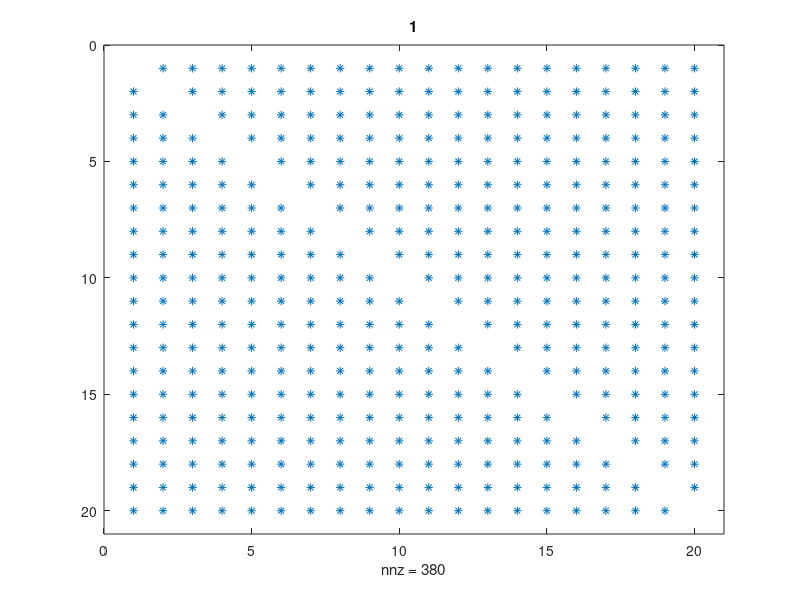

The MATLAB script that drew this image: (Note: this script raises an error after producing the figure.)

clc
clear all
close all

%number of groups
%ngroups=10;
%ngroups=5;
ngroups=1;


%number of agents
%nagents=100;
nagents=20;

%do end agents overlap? if 0 then local disconnected network; if 1 then
%local connected network
%endagentsoverlap=0;
endagentsoverlap=1;


%Number of crossovers; if greater than 0 then 'small world'
%ncrossovers=3;
ncrossovers=0;

%number of simulations
numsims=5;

%Initializing Vectors of Values that need to be stored for results
%Each vector has the same length as the number of iterations
Vrounds=zeros(numsims,1);
Vtotaltrades=zeros(numsims,1);
Vtotalsearches=zeros(numsims,1);
Vmeanprice=zeros(numsims,1);
Vstdprice=zeros(numsims,1);
Vpath=zeros(numsims,1);
Vmeandegree=zeros(numsims,1);
Vstddegree=zeros(numsims,1);

rpriceacrosssims=[];
storedgood1=[];
storedgood2=[];
%this is the outermost loop
%please note that the only reason Network creation is inside this loop
%rather than outside is because crossovers are randomly placed.  In all the
%models without a crossover, it would be faster to create the network
%outside this loop as the network structure would stay the same for each
%iteration
good1=randi([1,10],nagents,1);
good2=randi([1,10],nagents,1);

alpha_matrix = rand(nagents, 1);
alpha_matrix(:, 2) = 1-alpha_matrix(:, 1);

for i = 1:nagents
    rprice(i, 1)=((alpha_matrix(i, 1))./(alpha_matrix(i, 2)))*((good2(i, 1))./(good1(i, 1)));
    Matsimprice(i, 1)= rprice(i, 1);
end


%rprice=(alpha./(1-alpha)).*(good2./good1);

rpriceacrosssims=[rpriceacrosssims, rprice];

for sim=1:numsims
    
       
    
    
    %Initializing Network Adjacency Matrix
    Network=zeros(nagents,nagents);
    
    %G1 and G2 are the group numbers for each agent: recall that some
    %agents could be in two groups (those who are crossovers in a SWN and
    %endagents in a SWN and LCN)
    G1=zeros(nagents,1);
    G2=zeros(nagents,1);
    
    %associating each agent with a group(ignoring crossovers and endagents)
    ctr=0;
    for i=1:ngroups
        for j=1:nagents/ngroups
            ctr=ctr+1;
            G1(ctr)=i;
        end
    end
    
    %associating endagents with a second group
    if endagentsoverlap==1
        G2(1)=ngroups;
        for i=(nagents/ngroups)+1:(nagents/ngroups):(nagents-1)
            G2(i)=G1(i)-1;
        end
    end
    
    %creating a matrix where the row is the group number
    %agent numbers of each group are stored across the columns
    Groupmems=zeros(ngroups, (nagents/ngroups)+endagentsoverlap);
    %an assumption I have made here is that crossovers can trade with a
    %second group but only belong to one group
    
    %ctrs - one is needed for each group
    ctrs=zeros(ngroups,1);
    for i=1:nagents
        
        %storing the agent number of i in the row corresponding to the
        %group of i and updating the counter for that group
        ctrs(G1(i))=ctrs(G1(i))+1;
        Groupmems(G1(i),ctrs(G1(i)))=i;
        
        if G2(i)~=0
            %storing the agent number of i in the row corresponding to the
            %second group of i (if it exists) and updating the counter
            ctrs(G2(i))=ctrs(G2(i))+1;
            Groupmems(G2(i),ctrs(G2(i)))=i;
        end
    end
    
    
    %creating the network based on group affiliation
    for i=1:nagents-1
        for j=i+1:nagents
            
            if G1(i)== G1(j)
                Network(i,j)=1;
                Network(j,i)=1;
            end
            
            if endagentsoverlap==1 && (G2(j)==G1(i) || G2(i)==G1(j))
                Network(i,j)=1;
                Network(j,i)=1;
            end
            
        end
    end
    
    
    %if crossovers exist, the following loop updates the Network
    %accordingly.  countcrossovers counts how many crossovers have been
    %implemented
    countcrossovers=0;
    
    while countcrossovers<ncrossovers
        
        %first pick a random agent and a randon group to which the agent
        %will be connected
        i=randi(nagents);
        randgroup=randi(ngroups);
        
        %this agent is a valid crossover only if she does not belong to the
        %group with which she will act as a crossover and no agents can
        %be in more than two groups
        if G1(i)~=randgroup && G2(i) ==0
            
            G2(i)=randgroup;
            %if the group is valid, then she will establish a link with
            %every member in that group
            for j=1:(nagents/ngroups)+endagentsoverlap
                Network(i,Groupmems(randgroup,j))=1;
                Network(Groupmems(randgroup,j),i)=1;
            end
            
            %this has been a valid crossover - add to the count of
            %crossovers accomplished
            countcrossovers=countcrossovers+1;
        end
        
    end
    
    %drawing network structure if it is first iteration for static network
    %types, and for every iteration if netowrk has a random component
    %(crossovers) across different iterations
    if sim==1 || ncrossovers>0
        figure(1)
        spy(Network)
        title(num2str(sim))
        drawnow
        
        figure(2)
        G=graph(Network);
        plot(G)
    end
    
    ShortestPaths=findshortestpaths(Network);
    Vpath(sim)=mean(mean(ShortestPaths));
    Vmeandegree(sim)=mean(sum(Network));
    Vstddegree(sim)=std(sum(Network));
    
    %Assigning random integers between 10 and 1500 for Good 1 across all
    %agents and assigning random numbers between 10 and 1500 for Good 2
    %across all agents
    
    
    
    
    %initializing the count for number of  trades and number of searches to
    %0 before trading begins
    totaltrades=0;
    totalsearches=0;
    %
    %     ShortestPaths=findshortestpaths(Network);
    %     Vpath(sim)=mean(mean(ShortestPaths));
    %     Vmeandegree(sim)=mean(sum(Network));
    %     Vstddegree(sim)=std(sum(Network));
    
    

    %start trading rounds
    for rounds = 1:100
        
        %tradesinround computes number of trades in a particular round.  If
        %no trades occur in a round then the market has reached an
        %equilibrium
        tradesinround=0;
        if rounds>1
            
            good1=[good1, good1(:,rounds-1)];
            good2=[good2, good2(:,rounds-1)];
            
            
            for i=1:nagents
                %reservation price (always price of G1)
                rprice(i, rounds)=((alpha_matrix(i, 1))./(alpha_matrix(i, 2)))*((good2(i, rounds))./(good1(i, rounds)));
                
            end
        end
        %storing how prices change across rounds withing each simulation
        %         Matsimprice(i, rounds)=rprice(i, rounds);
        
        
        %the following loop is required because the authors say that a
        %random person from one group is selected, then a random person
        %from another group is selected and so on util a person from
        %each group has been selected.  Then a second person is randomly
        %selected from one group, and then another person, and so on.
        
        %the following loop randomizes across each row of Groupmems
        for indx=1:ngroups
            tempvec=Groupmems(indx,:);
            tempvec=tempvec(randperm((nagents/ngroups)+endagentsoverlap));
            Groupmems(indx,:)=tempvec;
        end
        
        
        for col=1:((nagents/ngroups)+endagentsoverlap)
            %go through each group randomly
            for row=randperm(ngroups)
                
                %'i' is the person who is beong considered
                i=Groupmems(row,col);
                
                %initialize the potential utility i could get from a trade
                %with each j as 0s
                potui=zeros(nagents,1);
                
                %Search across all agents
                for j=1:nagents
                    
                    %if the agent j is not in network, skip
                    if Network(i,j)==0
                        continue
                    end
                    
                    %if agent j is in network, number of searches has
                    %increased by1
                    totalsearches=totalsearches+1;
                    
                    %potequprice is the potential equilibrium price if
                    %agent i were to trade with agent j
                    poteqprice=(alpha_matrix(i,1)*good2(i, rounds)+alpha_matrix(j,1)*good2(j, rounds))/(alpha_matrix(i,2)*good1(i, rounds)+alpha_matrix(j,2)*good1(j, rounds));
                    
                    %if agent i's reservation price is less than agent j's
                    %reservation price, then agent i will buy g2 (ibuyg2=1)
                    %else agent sell g2 (ibuyg2=-1)
                    if rprice(i, rounds)<=rprice(j, rounds)
                        ibuysg2=1;
                    else
                        ibuysg2=-1;
                    end
                    %potential utility gained from trading 1 unit at that
                    %price
                    potui(j, rounds)=(good2(i, rounds)+poteqprice*ibuysg2)*(good1(i, rounds)-ibuysg2);
                    
                end
                
                %once all trading partners have been considered, choose the
                %trading partner from whom i would gain the most by trading
                %one unit.
                [~,chosenj]=max(potui(:, rounds));
                
                %if agent i's reservation price is less that agent chosenj's
                %reservation price, then agent i will buy g2 (ibuyg2=1)
                %else agent sell g2 (ibuyg2=-1)
                if rprice(i, rounds)<=rprice(chosenj, rounds)
                    ibuysg2=1;
                else
                    ibuysg2=-1;
                end
                
                %equilibrium price when agent i trades with agent chosenj
                eqprice=(alpha_matrix(i,1)*good2(i, rounds)+alpha_matrix(chosenj,1)*good2(chosenj, rounds))/(alpha_matrix(i,2)*good1(i, rounds)+alpha_matrix(chosenj,2)*good1(chosenj, rounds));
                
                %trade occurs is set to 0. Remember trade only occurs if
                %both agents have their utility increase.
                tradeoccurs=0;
                
                %trade continues to occur as long as both agents see their
                %utility go up, trading one unit at a time at the set price
                trytotrade=1;
                while trytotrade==1
                    
                    %utility for i from trading one unit
                    uinew=(((good2(i, rounds)+eqprice*ibuysg2))^alpha_matrix(i, 2))*(((good1(i, rounds)-ibuysg2))^alpha_matrix(i, 1));
                    
                    %utility for chosenj from trading one unit
                    ujnew=(((good2(chosenj, rounds)-eqprice*ibuysg2))^alpha_matrix(chosenj, 2))*(((good1(chosenj, rounds)+ibuysg2))^alpha_matrix(chosenj, 1));
                    
                    %current utilities
                    uiold=((good1(i, rounds))^alpha_matrix(i, 1))*((good2(i, rounds))^alpha_matrix(i, 2));
                    ujold=((good1(chosenj, rounds))^alpha_matrix(chosenj, 1))*((good2(chosenj, rounds))^alpha_matrix(chosenj, 2));
                    
                    %trade only if new utilities exceed current utilities
                    %for both agents
                    if uinew>uiold && ujnew>ujold
                        %update goods and reservation price
                        good2(i, rounds)=good2(i, rounds)+eqprice*ibuysg2;
                        good2(chosenj, rounds)=good2(chosenj, rounds)-eqprice*ibuysg2;
                        good1(i, rounds)=good1(i, rounds)-ibuysg2;
                        good1(chosenj, rounds)=good1(chosenj, rounds)+ibuysg2;
%                         rprice(i, rounds+1)=((alpha_matrix(i, 1))./(alpha_matrix(i, 2)))*((good2(i, rounds))./(good1(i, rounds)));
%                         rprice(chosenj, rounds+1)=((alpha_matrix(i, 1))./(alpha_matrix(i, 2)))*((good2(chosenj, rounds))./(good1(chosenj, rounds)));
                        %keep track of the fact that trade has taken place
                        %in this round
                        tradesinround=tradesinround+1;
                        %keep track of the fact that trade has occured for
                        % agent i
                        tradeoccurs=1;
                     
                    else
                        % if no gain in utility for both from trade,
                        %walk away.
                        trytotrade=0;
                        
                    end
                end
                
                %count up the value of total trades
                totaltrades=totaltrades+tradeoccurs;
            end
        end
        
        %check to see if any trade occured in this round (note that trades
        %inround was set to 0 at the start of each round).  if no trade
        %occured, break out of this iteration
        if tradesinround==0
            break
        end
        
        %         rprice(i, sim+1)=good2(i, sim+1)./good1(i, sim+1);
        %         for i = 1:nagents
        %             Matsimprice=[Matsimprice,rprice(i, rounds)];
        %         end
        
        %Matsimprice1=[Matsimprice(i, sim+1),rprice(i, sim+1)];
        
    end
    
    %store the number of rounds during which trade took place in this
    %iteration
    Vrounds(sim)=rounds-1;
    
    %store the total number of trades that took place in this iteration
    Vtotaltrades(sim)=totaltrades;
    
    %store the total number of searches that took place in this iteration
    Vtotalsearches(sim)=totalsearches;
    
    %store the mean final price for this iteration
    Vmeanprice(sim)=mean(rprice(:,rounds));
    
    %store the standard deviation of final price across agents for this
    %iteration
    Vstdprice(sim)=std(rprice(:, rounds));
    
    figure(3)
    plot(rprice')
    title(num2str(sim))
%     axis([-inf, inf, 0.5, 2]);
    drawnow
    
    storedgood1=[storedgood1, good1(:,rounds)];
    storedgood2=[storedgood2, good2(:,rounds)];
    
    good1=good1(:,rounds);
    good2=good2(:,rounds);
    good1=0.9*good1 + 0.1*good2;
    good2=0.9*good2 + betarnd(2,2,nagents,1)*10;
    
    
    
    
end